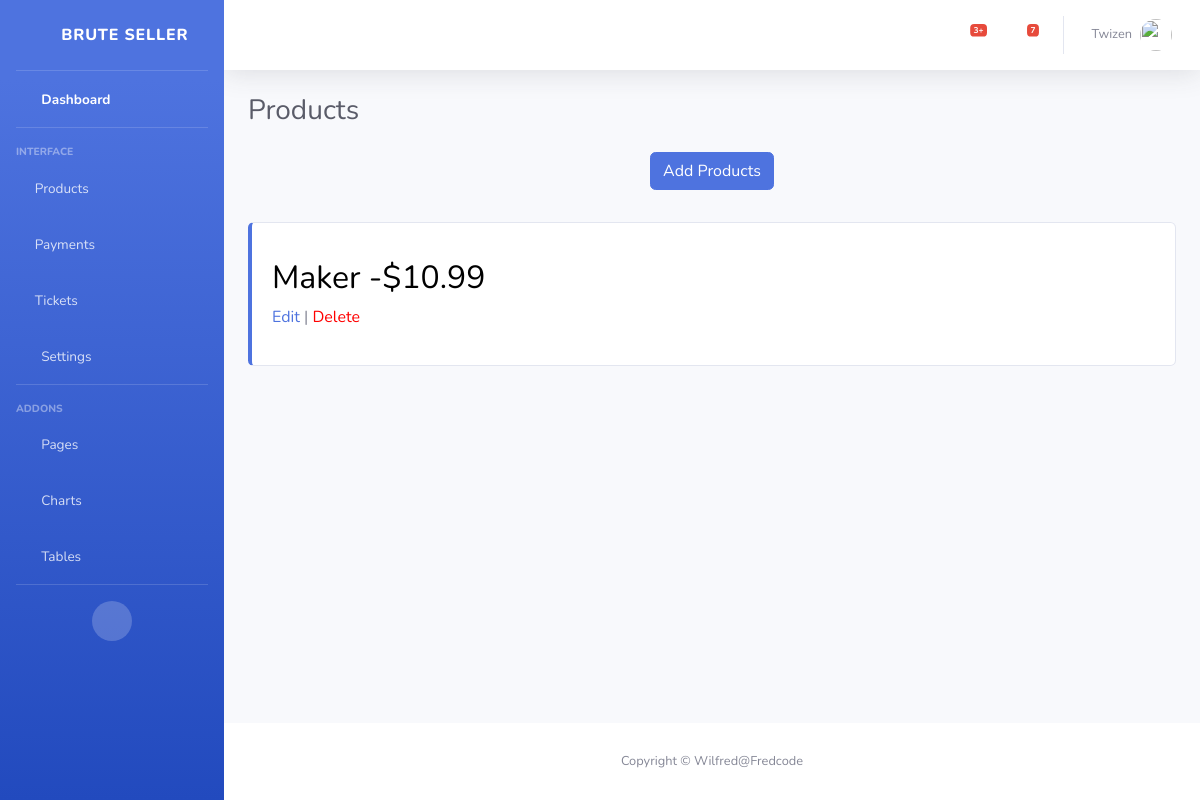
Page /dashboard/products (signed in) on the earlier database version.
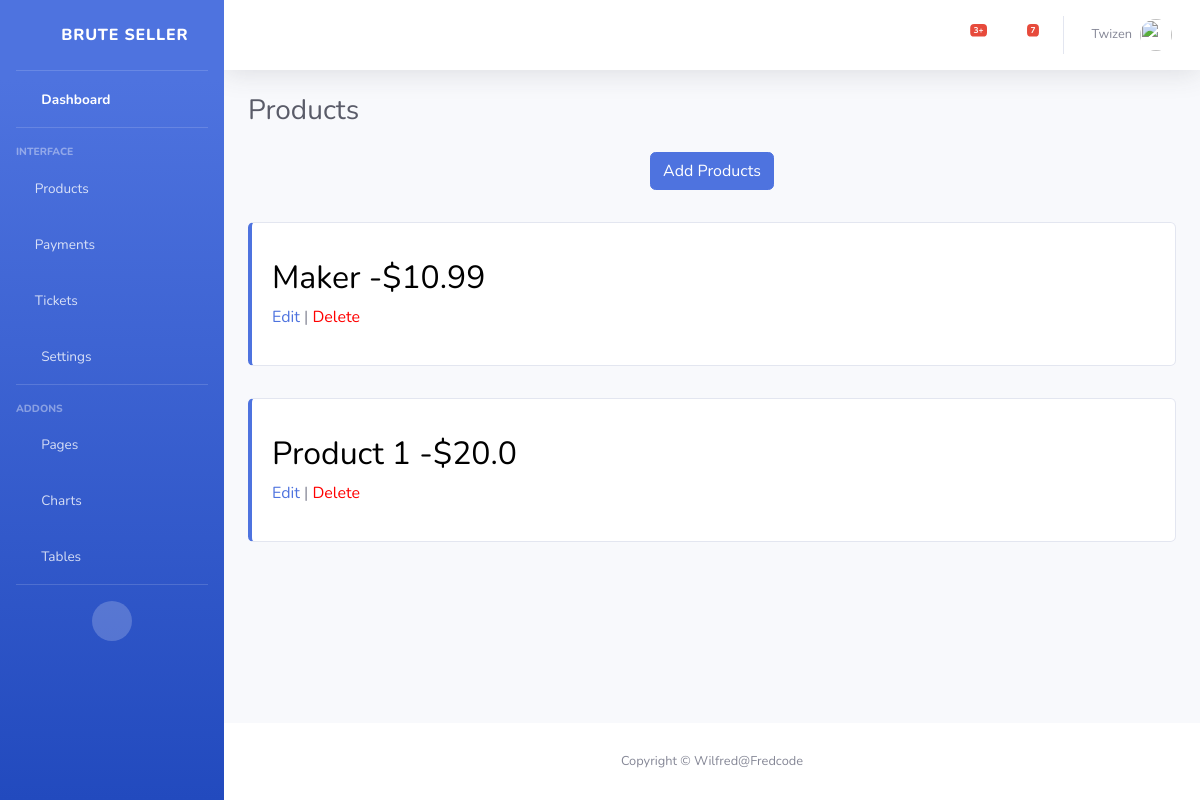
Same page on the later database version.
### seller/models.py (models this page shows, shortened)
class Product(models.Model):
    profile = models.ForeignKey(Profile, on_delete= models.CASCADE, blank=True)
    name = models.CharField(max_length=150, null=True)
    description = models.CharField(max_length=200, null=True)
    stock = models.IntegerField(default=0,null= True, blank=True)
    price = models.FloatField()
    image = models.ImageField(null = True, blank = True,upload_to = 'images/products', default="images/products/product.png")

### seller/views.py (the view)
# urls.py: path('dashboard/products', views.view_products, name='products'),
@login_required(login_url="login")
def view_products(request):
    products = Product.objects.filter(profile__user = request.user).all()
    store = Profile.objects.filter(user = request.user).first()
    context = { 'products':products, 'store': store}
    return render(request, "products.html", context)

### seller/templates/products.html (shortened to what this page needs)
{% extends 'index.html' %}
{% block header %}
<h1 class="h3 mb-0 text-gray-800">Products</h1>
{% endblock %}
{% block contents %}
<div style="text-align:center;">
<a href="{% url 'add_product' %}" ><button class="btn btn-primary">Add Products</button></a>
</div>
<div class="list">
    {% if products|length > 0 %}
        {% for product in products %}
            <div class="card mb-4 py-3 border-left-primary" style="margin-top:2rem;">
                <div class="card-body">
                    <h2 style="color:black;">{{product.name|title}} -${{product.price}}</h2>
                    <a href="{% url 'edit_product' product.id %}">Edit</a> | <a href="{% url 'delete_product' product.id %}" style="color:red;">Delete</a>
                </div>
            </div>
        {%endfor%}
    {% else%}
        <h1 class="h3 mb-1 text-gray-800">You have no Products to sell</p>
    {% endif %}
</div>
{% endblock %}

Differences in the rows shown:
added Product: name "Product 1", price "20.0"
